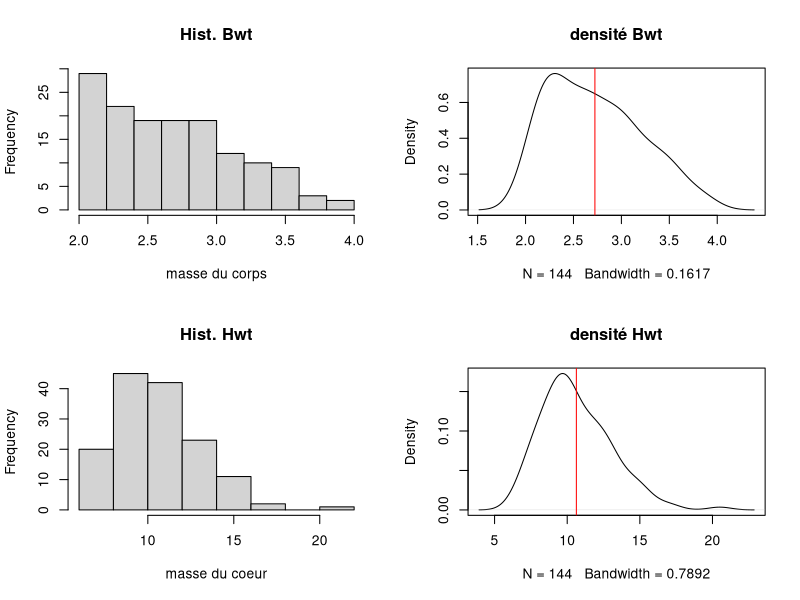
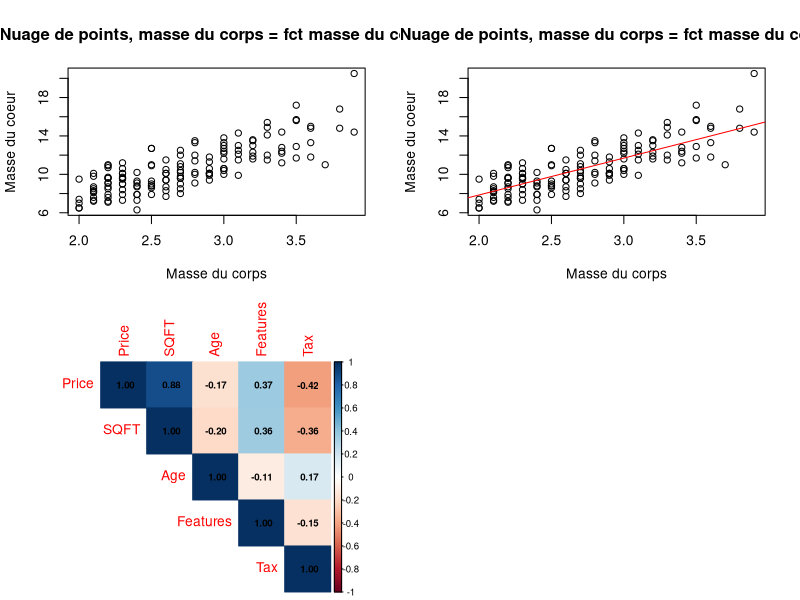
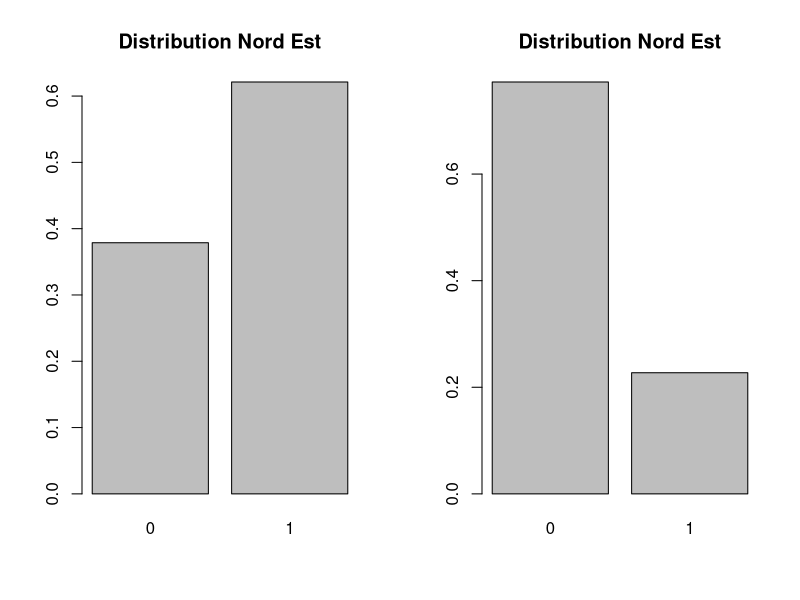
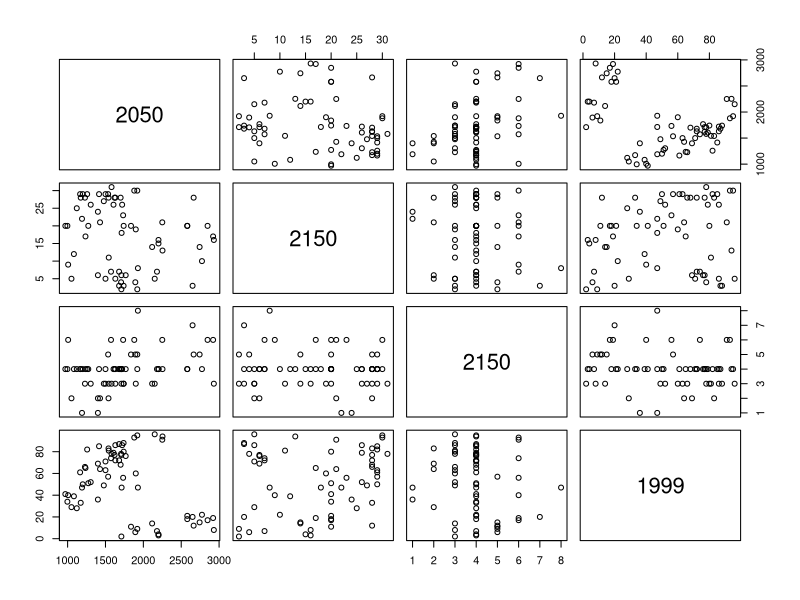
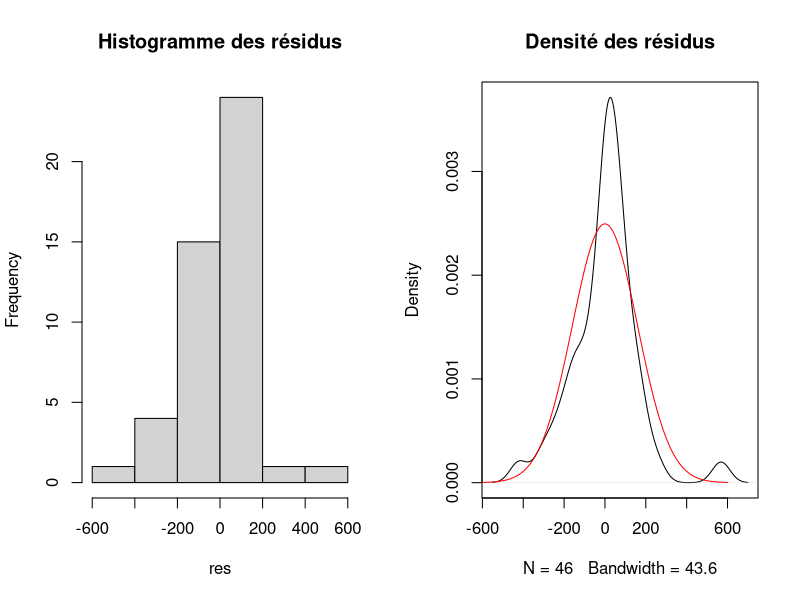

Generate these figures, in order, with R:
## ---- chunk 1
library(MASS)
df = cats
summary(df)
head(df)
## ---- chunk 2
library(caret)

#Validation Hold out
x = 1:nrow(df)
idx.train = sample(x, nrow(df)*0.7)
X_train = df[idx.train,]
X_test = df[-idx.train,]

par(mfrow=c(2,2))
hist(df$Bwt, main ="Hist. Bwt", xlab = "masse du corps")
plot(density(df$Bwt, col="Blue"), main = "densité Bwt")
abline(v = mean(df$Bwt), col ="red")
hist(df$Hwt, main = "Hist. Hwt", xlab="masse du coeur")
plot(density(df$Hwt, col="Blue"), main = "densité Hwt")
abline(v = mean(df$Hwt), col ="red")
summary(df[,2:3])
## ---- chunk 3
shapiro.test(df$Bwt)
shapiro.test(df$Hwt)
## ---- chunk 4
plot(x = df$Bwt, y=df$Hwt, main= "Nuage de points, masse du corps = fct masse du coeur", xlab = "Masse du corps", ylab = "Masse du coeur")

## ---- chunk 5
lm1 = lm(Hwt~Bwt, data=X_train)
summary(lm1)
## ---- chunk 6
confint(lm1)
## ---- chunk 7
plot(x = df$Bwt, y=df$Hwt, main= "Nuage de points, masse du corps = fct masse du coeur", xlab = "Masse du corps", ylab = "Masse du coeur")
abline(a = lm1$coefficients[1], b = lm1$coefficients[2], col="red")
lm1$coefficients
## ---- chunk 8
predictions = predict(lm1, X_test)
y_test = X_test$Hwt
res = y_test-predictions
RQ = mean(res^2)
RQ
## ---- chunk 9
df2 = read.delim("houses.txt", sep=" ")
head(df2)
## ---- chunk 10
df2$NE = as.factor(df2$NE)
df2$Corner = as.factor(df2$Corner)
str(df2)
## ---- chunk 11
x = 1:nrow(df2)
idx.train = sample(x, nrow(df2)*0.7)
X_train = df2[idx.train,]
X_test = df2[-idx.train,]

## ---- chunk 12
sapply(df2, is.numeric)
## ---- chunk 13
library(corrplot)
n.qvar = c("Price", "SQFT", "Age", "Features", "Tax")
quant.vars = df2[,n.qvar]

corr.df = cor(quant.vars)
corrplot(corr.df, type="upper", method="color", addCoef.col = "black", t1.cex= .7, cl.cex = .7, number.cex=.7)
## ---- chunk 14
ctNE = prop.table(table(df2$NE))
ctCorner = prop.table(table(df2$Corner))
par(mfrow=c(1,2))
barplot(ctNE, main= "Distribution Nord Est", beside = FALSE)
barplot(ctCorner, main= "Distribution Nord Est", beside = FALSE)
## ---- chunk 15
summary(df2$Price)
df2$Price.cat = cut(df2$Price, breaks = 5)
ctNE.Pr = prop.table(table(df2$NE, df2$Price.cat))
round(ctNE.Pr,2)
## ---- chunk 16
fisher.test(df2$Price.cat, df2$NE)
## ---- chunk 17
fisher.test(df2$Price.cat, df2$Corner)
## ---- chunk 18
within(quant.vars, rm(Price))
plot(within(quant.vars, rm(Price)), df2$Price)
## ---- chunk 19
lm2 = lm(Price~., data=X_train)
summary(lm2)
## ---- chunk 20
step(lm2, direction = "backward")
## ---- chunk 21
lmfinal = lm(Price~SQFT+Corner+Tax, X_train)
res = (lmfinal$residuals)
par(mfrow=c(1,2))
hist(res, main="Histogramme des résidus")
plot(density(res), main="Densité des résidus")
x = seq(-600, 600, 1)
lines(x, dnorm(x, mean=mean(res), sd=sd(res)), type="l", col="red")

## ---- chunk 22
shapiro.test(res)
mean(res)
## ---- chunk 23
predict(lmfinal, X_test)
